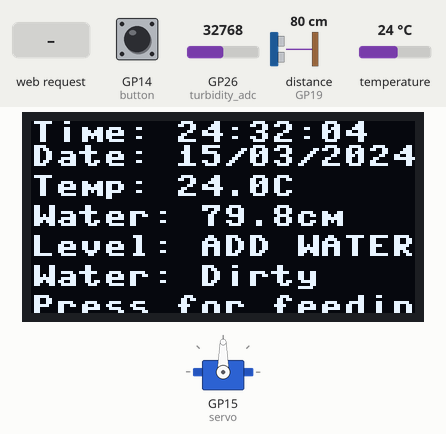
This program was run on a simulated Raspberry Pi Pico running MicroPython. On the bench: 128×64 one-colour display, servo. The test bench sets the inputs (shaded band); at power-on: GP14 (button) HIGH, distance to the obstacle (sensor on GP19) 80 cm, GP26 (turbidity_adc) = 32768, temperature 24 °C (analog values on the 0–65535 scale). The echo pulse lasts 58.3 µs per cm; WiFi joins after 1.5 s; the clock reads 2024-03-15 10:24:30 at power-on unless the program sets it; servo angles are drawn from the pulse width (0.5 ms = 0°, 2.5 ms = 180°); library files of the repository ran but are not shown: ssd1306.py; what the program prints to the serial console is not drawn.

Above: at 3.5 s.
3.6 s: HTTP request GET /feed received
At 6.7 s:
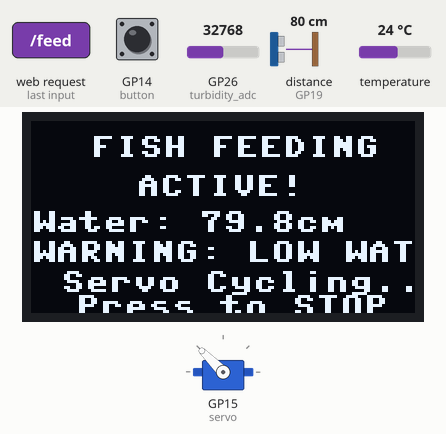
6.8 s: GP14 (button) pulled LOW for 1 s
At 8.7 s:
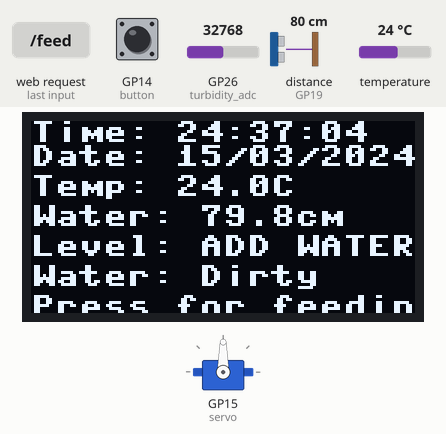
9.5 s: distance to the obstacle (sensor on GP19) set to 23 cm
At 11.9 s:
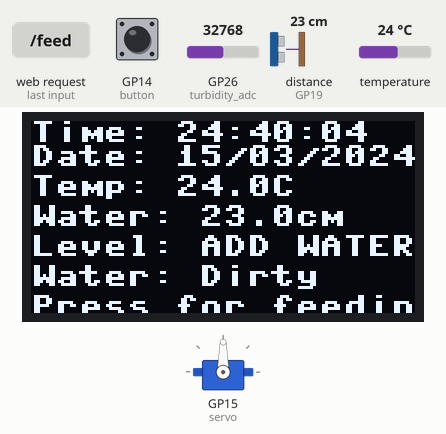
12.3 s: distance to the obstacle (sensor on GP19) set to 18 cm
At 13.2 s:
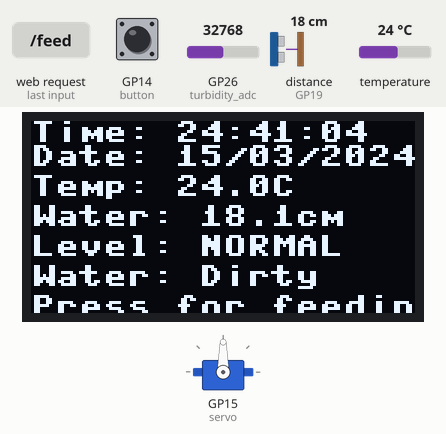
16.3 s: GP14 (button) pulled LOW for 0.15 s
At 16.88 s:
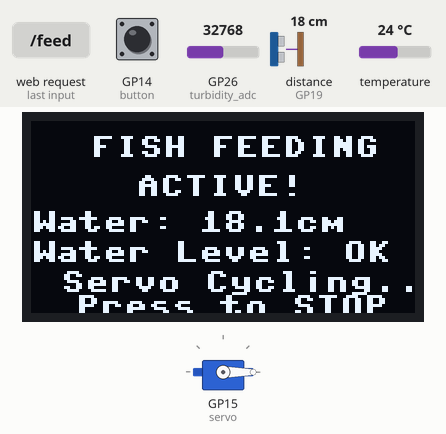
17.0 s: distance to the obstacle (sensor on GP19) set to 7 cm
At 17.32 s:
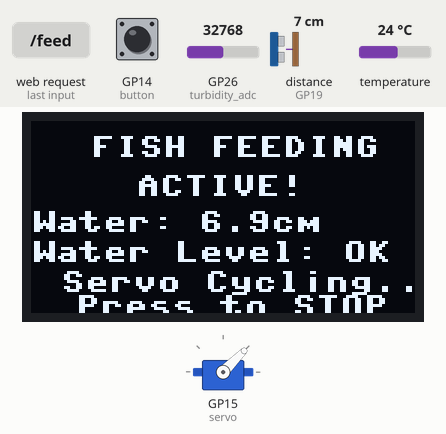
19.9 s: distance to the obstacle (sensor on GP19) set to 4 cm
Timing chart, 0 to 23.9 s (numbered marks = the images above; inputs shaded):
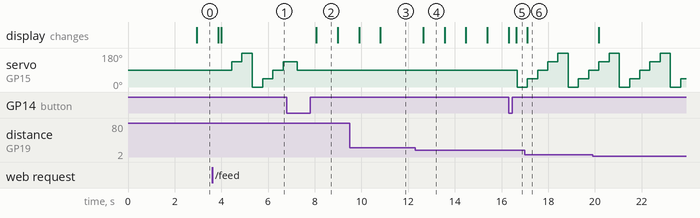

Measured:
- the behaviour switches between 21 and 20 cm on distance to the obstacle (sensor on GP19) (found by bisection; images 3 and 4)
- after the input at 3.6 s, servo on GP15 (servo): 90° → 135° after 0.84 s, → 180° 0.44 s later, → 0° 0.44 s later, → 45° 0.44 s later, … (6 changes in this stretch); the display: first differs from a run without the input after 0.39 s (image 1)
- after the input at 6.8 s, the display: changes after 1.3 s (image 2)
- after the input at 12.3 s, the display: changes after 0.34 s (image 4)
- after the input at 16.3 s, servo on GP15 (servo): 90° → 0° after 0.37 s; the display: changes after 0.34 s (image 5)
- after the input at 17.0 s, the display: changes after 0.10 s (image 6)
- what the display in image 2 shows lasts 0.9 s, from 8.1 s to 9.0 s

The program:

main.py
```python
import machine
import time
import network
import socket
from machine import Pin, I2C, ADC, PWM
import onewire
import ds18x20
import ntptime  # For WiFi time sync

# Import custom libraries (you need to upload these to your Pico)
try:
    from ssd1306 import SSD1306_I2C
    from ds3231 import DS3231
except ImportError:
    print("Please install ssd1306.py and ds3231.py libraries")

# WiFi Configuration
SSID = "OPPO A58"  # Replace with your WiFi name
PASSWORD = "e96vpnt7"  # Replace with your WiFi password

# Water level thresholds (adjust these for your tank)
WATER_HIGH_THRESHOLD = 5   # If distance < 5cm, water level is HIGH
WATER_LOW_THRESHOLD = 20   # If distance > 20cm, water level is LOW

# Hardware Setup
# I2C for OLED and RTC
i2c = I2C(0, scl=Pin(5), sda=Pin(4), freq=400000)

# OLED Display
try:
    oled = SSD1306_I2C(128, 64, i2c)
except:
    print("OLED not found!")
    oled = None

# RTC DS3231
try:
    rtc = DS3231(i2c)
except:
    print("RTC not found!")
    rtc = None

# Servo Motor
servo = PWM(Pin(15))
servo.freq(50)

# Turbidity Sensor (3-pin version)
turbidity_adc = ADC(Pin(26))

# DS18B20 Temperature Sensor
ds_pin = Pin(22)
ds_sensor = ds18x20.DS18X20(onewire.OneWire(ds_pin))

# HC-SR04 Ultrasonic Sensor for Water Level
trig = Pin(18, Pin.OUT)
echo = Pin(19, Pin.IN)

# Push Button
button = Pin(14, Pin.IN, Pin.PULL_UP)

# Global Variables
feeding_mode = False
last_button_state = 1
button_pressed = False
servo_step = 0  # Track current servo position

def connect_wifi():
    """Connect to WiFi network and sync time"""
    wlan = network.WLAN(network.STA_IF)
    wlan.active(True)

    if not wlan.isconnected():
        print('Connecting to WiFi...')
        wlan.connect(SSID, PASSWORD)

        # Wait for connection
        timeout = 10
        while not wlan.isconnected() and timeout > 0:
            time.sleep(1)
            timeout -= 1
            print('Connecting...')

    if wlan.isconnected():
        print('WiFi connected!')
        print('Network config:', wlan.ifconfig())

        # Sync time with internet
        try:
            print("Syncing time with internet...")
            ntptime.settime()  # Get time from NTP server
            print("Time synced successfully!")

            # Update RTC with internet time if RTC is available
            if rtc:
                current_time = time.localtime()
                # Convert to your timezone (adjust +6 for Bangladesh time)
                adjusted_time = time.localtime(time.time() + 6*3600)  # +6 hours for Bangladesh
                rtc.set_time(
                    adjusted_time[0],  # year
                    adjusted_time[1],  # month
                    adjusted_time[2],  # day
                    adjusted_time[6] + 1,  # weekday (1=Monday)
                    adjusted_time[3],  # hour
                    adjusted_time[4],  # minute
                    adjusted_time[5]   # second
                )
                print("RTC updated with internet time")
        except Exception as e:
            print("Time sync failed:", e)

        return True
    else:
        print('WiFi connection failed!')
        return False

def create_web_server():
    """Create HTTP server for MIT App Inventor communication"""
    try:
        addr = socket.getaddrinfo('0.0.0.0', 80)[0][-1]
        s = socket.socket()
        s.setsockopt(socket.SOL_SOCKET, socket.SO_REUSEADDR, 1)
        s.bind(addr)
        s.listen(1)
        s.settimeout(0.01)  # Non-blocking timeout
        print('Web server listening on', addr)
        return s
    except Exception as e:
        print("Failed to create web server:", e)
        return None

def handle_web_request(conn):
    """Handle incoming web requests from MIT App Inventor"""
    global feeding_mode

    try:
        conn.settimeout(2.0)  # 2 second timeout for individual requests
        request = conn.recv(1024).decode()
        print("Request received:", request.split('\n')[0])

        # Parse the request path
        if 'GET /status' in request:
            # Get all sensor readings
            temp = read_temperature()
            distance = measure_water_distance()
            water_status = get_water_status(distance)
            turbidity, voltage = read_turbidity()
            time_str = get_time_string()

            # Determine water clarity
            if voltage is not None:
                if voltage < 1.5:
                    water_clarity = "Very Dirty"
                elif voltage < 2.5:
                    water_clarity = "Dirty"
                else:
                    water_clarity = "Clear"
            else:
                water_clarity = "Error"

            # Format data for MIT App Inventor
            # Create simple JSON that can be easily parsed
            temp_str = str(temp) if temp is not None else "0.0"
            distance_str = str(distance) if distance is not None else "0.0"

            # Create JSON in the format expected by your MIT App blocks
            response_json = '{{"temperature":"{}","water_status":"{}","time":"{}","water_clarity":"{}","distance":"{}"}}'.format(
                temp_str, water_status, time_str, water_clarity, distance_str
            )

            print("Sending data:", response_json)  # Debug output

            response = "HTTP/1.1 200 OK\r\nContent-Type: application/json\r\nAccess-Control-Allow-Origin: *\r\n\r\n"
            response += response_json

        elif 'GET /feed' in request:
            # Start feeding
            feeding_mode = True
            print("Feeding activated via web request")
            response = "HTTP/1.1 200 OK\r\nContent-Type: application/json\r\nAccess-Control-Allow-Origin: *\r\n\r\n"
            response += '{"status":"feeding","message":"Feed started"}'

        elif 'GET /stop' in request:
            # Stop feeding
            feeding_mode = False
            servo.duty_u16(4920)  # Return to neutral position
            print("Feeding stopped via web request")
            response = "HTTP/1.1 200 OK\r\nContent-Type: application/json\r\nAccess-Control-Allow-Origin: *\r\n\r\n"
            response += '{"status":"stopped","message":"Feed stopped"}'

        else:
            # Default response with current status
            temp = read_temperature()
            distance = measure_water_distance()
            water_status = get_water_status(distance)
            response = "HTTP/1.1 200 OK\r\nContent-Type: text/html\r\n\r\n"
            response += """
            <html><head><title>Fish Feeder API</title></head><body>
            <h1>🐠 Automated Fish Feeder API</h1>
            <h2>Current Status:</h2>
            <ul>
                <li>Temperature: {}°C</li>
                <li>Water Level: {}cm ({})</li>
                <li>Time: {}</li>
                <li>Feeding: {}</li>
            </ul>
            <h2>Available Endpoints:</h2>
            <ul>
                <li><a href="/status">/status</a> - Get current system status (JSON)</li>
                <li><a href="/feed">/feed</a> - Start feeding fish</li>
                <li><a href="/stop">/stop</a> - Stop feeding</li>
            </ul>
            </body></html>
            """.format(
                temp if temp is not None else "Error",
                distance if distance is not None else "Error",
                water_status,
                get_time_string(),
                "Active" if feeding_mode else "Stopped"
            )

        conn.send(response.encode())

    except Exception as e:
        print("Web request error:", e)
        try:
            error_response = "HTTP/1.1 500 Internal Server Error\r\nContent-Type: application/json\r\n\r\n"
            error_response += '{{"error":"Internal server error","message":"{}"}}'.format(str(e))
            conn.send(error_response.encode())
        except:
            pass

    finally:
        try:
            conn.close()
        except:
            pass
def servo_feed_continuous():
    """Control servo to rotate through positions continuously"""
    global servo_step

    # Servo positions that work perfectly (from your test)
    positions = [
        (1640, "0 degrees"),
        (3280, "45 degrees"),
        (4920, "90 degrees"),
        (6560, "135 degrees"),
        (8200, "180 degrees")
    ]

    # Move to current position
    duty, angle = positions[servo_step]
    servo.duty_u16(duty)
    print(f"Servo moving to {angle}")

    # Move to next position for next cycle
    servo_step = (servo_step + 1) % len(positions)

    # Small delay between movements
    time.sleep(0.3)

def read_temperature():
    """Read temperature from DS18B20"""
    try:
        roms = ds_sensor.scan()
        if roms:
            ds_sensor.convert_temp()
            time.sleep_ms(750)  # Wait for conversion
            temp = ds_sensor.read_temp(roms[0])
            return round(temp, 1)
        else:
            return None
    except:
        return None

def read_turbidity():
    """Read turbidity sensor analog value"""
    try:
        # Read analog value (0-65535)
        analog_val = turbidity_adc.read_u16()
        # Convert to voltage (0-3.3V)
        voltage = analog_val * 3.3 / 65535

        # Convert voltage to turbidity percentage
        # Higher voltage typically means clearer water (less turbidity)
        # Adjust this formula based on your sensor specifications
        turbidity_percent = (voltage / 3.3) * 100

        return round(turbidity_percent, 1), voltage
    except:
        return None, None

def measure_water_distance():
    """Measure distance using HC-SR04 ultrasonic sensor"""
    try:
        # Ensure trigger is low
        trig.value(0)
        time.sleep_us(2)

        # Send 10us trigger pulse
        trig.value(1)
        time.sleep_us(10)
        trig.value(0)

        # Wait for echo to go high (start of pulse)
        timeout_start = time.ticks_us()
        while echo.value() == 0:
            if time.ticks_diff(time.ticks_us(), timeout_start) > 30000:
                return None  # Timeout after 30ms

        # Measure pulse duration
        pulse_start = time.ticks_us()
        while echo.value() == 1:
            if time.ticks_diff(time.ticks_us(), pulse_start) > 30000:
                return None  # Timeout after 30ms
        pulse_end = time.ticks_us()

        # Calculate distance
        pulse_duration = time.ticks_diff(pulse_end, pulse_start)
        # Speed of sound = 343 m/s = 0.0343 cm/us
        # Distance = (pulse_duration * 0.0343) / 2 (divide by 2 for round trip)
        distance = (pulse_duration * 0.0343) / 2

        return round(distance, 1)
    except:
        return None

def get_water_status(distance):
    """Get water level status - simplified for MIT App Inventor"""
    if distance is None:
        return "ERROR"
    elif distance < WATER_HIGH_THRESHOLD:
        return "HIGH"
    elif distance > WATER_LOW_THRESHOLD:
        return "LOW"
    else:
        return "OK"

def get_time_string():
    """Get formatted time from RTC or system time"""
    try:
        if rtc:
            dt = rtc.get_time()
            return "{:02d}:{:02d}:{:02d}".format(dt[4], dt[5], dt[6])
        else:
            # Fallback to system time (already synced with internet)
            t = time.localtime()
            return "{:02d}:{:02d}:{:02d}".format(t[3], t[4], t[5])
    except:
        # Use system time if RTC fails
        t = time.localtime()
        return "{:02d}:{:02d}:{:02d}".format(t[3], t[4], t[5])

def get_date_string():
    """Get formatted date from RTC or system time"""
    try:
        if rtc:
            dt = rtc.get_time()
            return "{:02d}/{:02d}/{:04d}".format(dt[2], dt[1], dt[0])
        else:
            # Fallback to system time (already synced with internet)
            t = time.localtime()
            return "{:02d}/{:02d}/{:04d}".format(t[2], t[1], t[0])
    except:
        # Use system time if RTC fails
        t = time.localtime()
        return "{:02d}/{:02d}/{:04d}".format(t[2], t[1], t[0])

def display_normal_info():
    """Display normal sensor information including water level"""
    if oled:
        oled.fill(0)

        # Display time and date
        time_str = get_time_string()
        date_str = get_date_string()
        oled.text("Time: " + time_str, 0, 0)
        oled.text("Date: " + date_str, 0, 8)

        # Display temperature
        temp = read_temperature()
        if temp is not None:
            oled.text("Temp: {:.1f}C".format(temp), 0, 18)
        else:
            oled.text("Temp: Error", 0, 18)

        # Display water level status
        distance = measure_water_distance()
        water_status = get_water_status(distance)

        if distance is not None:
            oled.text("Water: {:.1f}cm".format(distance), 0, 28)
        else:
            oled.text("Water: Error", 0, 28)

        # Display water status with appropriate message
        if water_status == "HIGH":
            oled.text("Level: FULL", 0, 38)
        elif water_status == "LOW":
            oled.text("Level: ADD WATER!", 0, 38)
        elif water_status == "OK":
            oled.text("Level: NORMAL", 0, 38)
        else:
            oled.text("Level: ERROR", 0, 38)

        # Display turbidity on last line
        turbidity, voltage = read_turbidity()
        if turbidity is not None and voltage is not None:
            if voltage < 1.5:
                oled.text("Water: Very Dirty", 0, 48)
            elif voltage < 2.5:
                oled.text("Water: Dirty", 0, 48)
            else:
                oled.text("Water: Clear", 0, 48)
        else:
            oled.text("Clarity: Error", 0, 48)

        oled.text("Press for feeding", 0, 58)
        oled.show()

def display_feeding_info():
    """Display feeding information"""
    if oled:
        oled.fill(0)
        oled.text("FISH FEEDING", 20, 5)
        oled.text("ACTIVE!", 35, 18)

        # Show water level during feeding
        distance = measure_water_distance()
        water_status = get_water_status(distance)

        if distance is not None:
            oled.text("Water: {:.1f}cm".format(distance), 0, 30)
        else:
            oled.text("Water: Error", 0, 30)

        if water_status == "LOW":
            oled.text("WARNING: LOW WATER!", 0, 40)
        elif water_status == "HIGH":
            oled.text("Water Level: FULL", 0, 40)
        else:
            oled.text("Water Level: OK", 0, 40)

        oled.text("Servo Cycling...", 10, 50)
        oled.text("Press to STOP", 15, 58)
        oled.show()

def check_button():
    """Check button press with debouncing"""
    global last_button_state, button_pressed

    current_state = button.value()

    if last_button_state == 1 and current_state == 0:  # Button pressed
        button_pressed = True
        time.sleep(0.2)  # Debounce delay

    last_button_state = current_state
    return button_pressed

def setup_rtc():
    """Initialize RTC - will be auto-updated by WiFi time sync"""
    if rtc:
        try:
            # RTC will be automatically set by WiFi time sync
            print("RTC ready - will sync with internet time")
        except Exception as e:
            print("RTC setup failed:", e)
    else:
        print("RTC not found - using system time (synced with internet)")

def check_water_level_alerts():
    """Check water level and print alerts to console"""
    distance = measure_water_distance()
    water_status = get_water_status(distance)

    if water_status == "LOW":
        print(f"🟡 ALERT: Water level LOW! Distance: {distance}cm - Please add water to tank")
    elif water_status == "HIGH":
        print(f"🔴 ALERT: Water level HIGH! Distance: {distance}cm - Tank might overflow")
    elif water_status == "ERROR":
        print("❌ ALERT: Water level sensor error - Check HC-SR04 connections")

def main():
    """Main program loop"""
    global feeding_mode, button_pressed, servo_step

    print("🐠 Automated Fish Feeding System Starting...")
    print("📡 MIT App Inventor Compatible Version")
    print("=" * 50)
    print("Water Level Sensor Configuration:")
    print(f"  HIGH:   Distance < {WATER_HIGH_THRESHOLD}cm (sensor close to water)")
    print(f"  NORMAL: Distance {WATER_HIGH_THRESHOLD}-{WATER_LOW_THRESHOLD}cm (good water level)")
    print(f"  LOW:    Distance > {WATER_LOW_THRESHOLD}cm (need to add water)")
    print("=" * 50)

    # Initialize hardware
    setup_rtc()

    # Connect to WiFi
    wifi_connected = connect_wifi()
    if wifi_connected:
        print("✅ System ready for MIT App Inventor connection")
    else:
        print("❌ WiFi connection failed - check credentials")
        return

    try:
        web_server = create_web_server()
        if web_server:
            print("✅ Web server started successfully!")
            print("🌐 MIT App Inventor Test URLs:")
            wlan = network.WLAN(network.STA_IF)
            ip = wlan.ifconfig()[0]
            print(f"   📊 Status: http://{ip}/status")
            print(f"   🍽️  Feed:   http://{ip}/feed")
            print(f"   ⏹️  Stop:   http://{ip}/stop")
            print("=" * 50)
            print("📱 Update your MIT App Inventor PICO_IP to:", ip)
            print("=" * 50)
        else:
            print("❌ Web server failed to start")
            return
    except Exception as e:
        print("❌ Web server failed to start:", e)
        return

    # Initialize servo to neutral position (90 degrees)
    servo.duty_u16(4920)  # 90 degrees - working value
    servo_step = 2  # Start at 90 degrees position

    print("🚀 System initialized. Starting main loop...")
    print("🔧 Hardware connections verified:")
    print("   HC-SR04: Trig→GPIO18, Echo→GPIO19, VCC→VBUS(5V), GND→GND")
    print("   DS18B20: Data→GPIO22, VCC→3.3V, GND→GND")
    print("   Servo: Signal→GPIO15, VCC→VBUS(5V), GND→GND")
    print("=" * 50)

    alert_counter = 0  # Counter to reduce alert frequency
    status_counter = 0  # Counter for periodic status updates

    while True:
        try:
            # Handle web requests from MIT App Inventor
            if web_server:
                try:
                    conn, addr = web_server.accept()
                    print(f"📱 MIT App connection from {addr}")
                    handle_web_request(conn)
                except OSError:
                    pass  # No connection waiting, continue with normal operation

            # Check button press
            if check_button():
                button_pressed = False  # Reset flag
                feeding_mode = not feeding_mode  # Toggle mode

                if feeding_mode:
                    print("🍽️ FEEDING MODE ACTIVATED - Motor cycling through positions")
                    print("🔄 Servo sequence: 0° → 45° → 90° → 135° → 180° → repeat...")
                    display_feeding_info()
                    servo_step = 0  # Reset to start position
                else:
                    print("⏹️ NORMAL MODE - Motor stopped at neutral position")
                    # Stop motor in neutral position (90 degrees)
                    servo.duty_u16(4920)  # 90 degrees - working value
                    servo_step = 2  # Reset to 90 degree position

            # Display appropriate information and handle motor
            if feeding_mode:
                display_feeding_info()
                servo_feed_continuous()  # Keep motor running through positions
            else:
                display_normal_info()

            status_counter += 1
            if status_counter >= 100:  # Every 10 seconds (100 * 0.1s)
                temp = read_temperature()
                distance = measure_water_distance()
                water_status = get_water_status(distance)
                print(f"📊 Status Update - Temp: {temp}°C, Water: {distance}cm ({water_status}), Feeding: {feeding_mode}")
                status_counter = 0

            # Check water level alerts every 50 cycles (reduce console spam)
            alert_counter += 1
            if alert_counter >= 50:
                check_water_level_alerts()
                alert_counter = 0

            time.sleep(0.1)  # Small delay to prevent excessive CPU usage

        except KeyboardInterrupt:
            print("\n🛑 System stopped by user")
            print("🔧 Cleaning up...")
            if web_server:
                web_server.close()
            # Return servo to neutral position
            servo.duty_u16(4920)
            print("✅ Cleanup complete. Goodbye!")
            break
        except Exception as e:
            print("❌ System Error:", e)
            print("🔄 Continuing operation...")
            time.sleep(1)

# Run the main program
if __name__ == "__main__":
    main()
```
